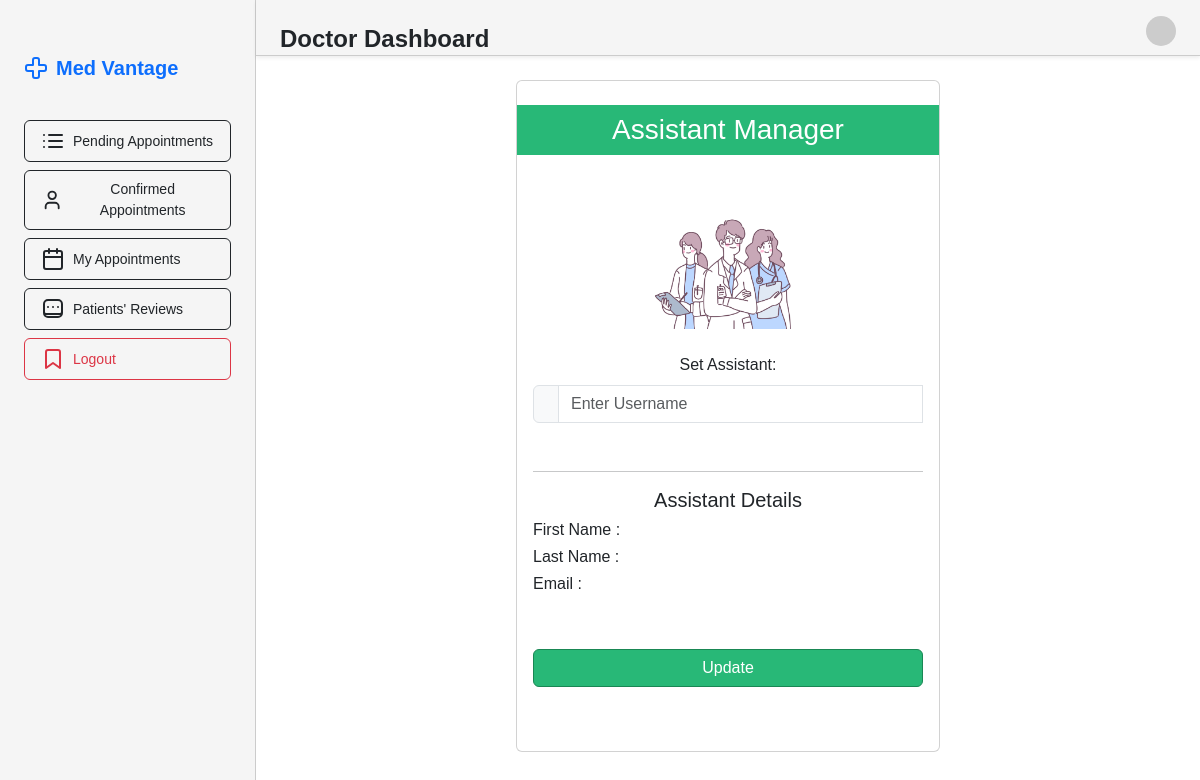
Before: /dashboard-doctor/assistant_manager (signed in) with the older database file.
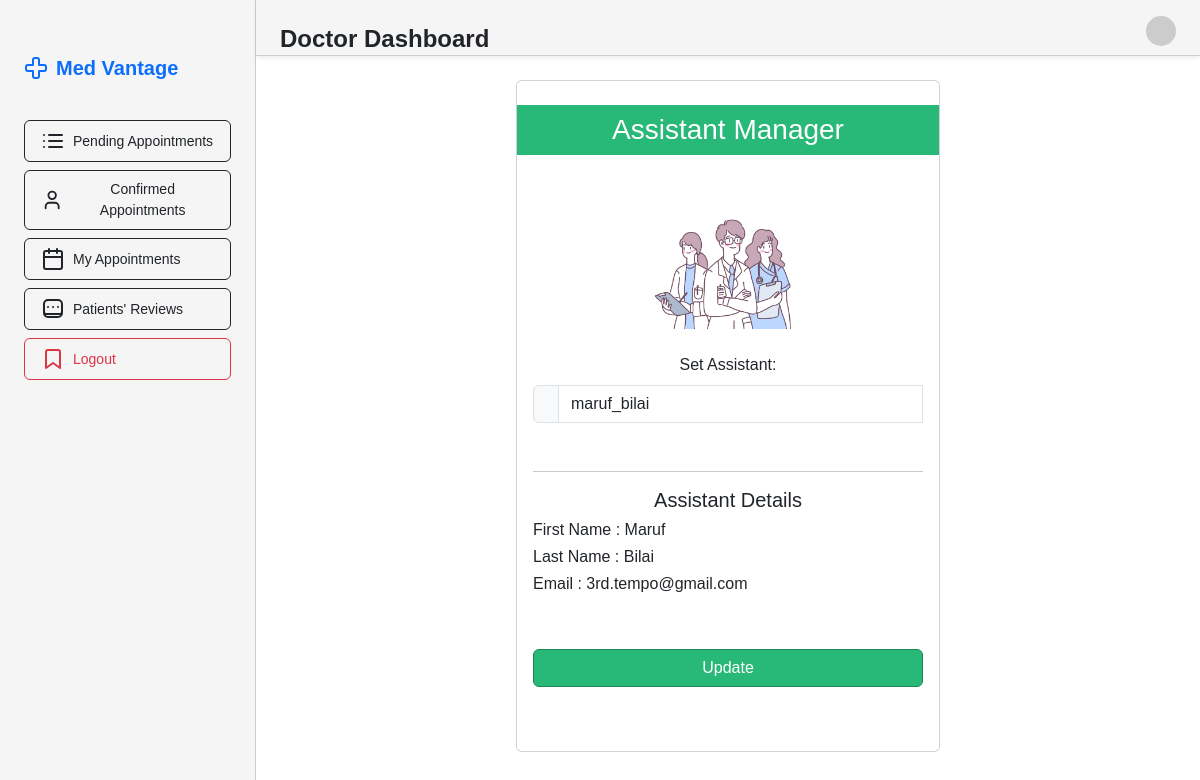
After: the same page with the newer database file.
### core/models.py (models this page shows, shortened)
class Doctor(models.Model):
    user = models.ForeignKey(User,on_delete=models.CASCADE)
    designation = models.CharField(max_length=200)
    status = models.BooleanField(default=True)
    fee = models.IntegerField(default=1000)
    assistant = models.ForeignKey(User,on_delete=models.CASCADE, related_name='doctor_assistant', null=True, blank=True)

### core/views.py (the view, shortened to what this page needs)
# urls.py: path('dashboard-doctor/assistant_manager',views.assistant_manager,name="assistant_manager"),
@login_required
@doctor_required
def assistant_manager(request):
    usernames = User.objects.values_list('username', flat=True)
    doctor_obj = Doctor.objects.get(user=request.user.id)
    context = {
        "usernames" : usernames,
        "doc" : doctor_obj
    }
    return render(request, 'assistant_manager.html', context)

### core/templates/assistant_manager.html (shortened to what this page needs)
{% extends "base_doc.html" %}
{% block content %}
{% load static %}
<div class="container">
    <div class="row justify-content-center">
        <div class="col-lg-6">
            <div class="card" style="height: 100%; width: 100%;">
                <div class="card-header1 pt-4 text-white text-center">
                    <h3 class="p-2" style="background-color: #28b877;">Assistant Manager</h3>
                </div>
                <div class="card-body text-center">
                    <img src="{% static 'images/assistant.png' %}" width="150px" alt="Profile Photo" class="profile-photo mb-4">
                    <form id="profileForm" method="POST" >
                        <div class="mb-3">
                            <label for="assistant" class="form-label">Set Assistant:</label>
                            <div class="input-group">
                                <span class="input-group-text">
                                </span>
                                <input type="text" value="{{ doc.assistant.username }}" class="form-control" id="assistant" name="assistant" placeholder="Enter Username" list="usernames_list">
                            </div>
                        </div>
                        <hr class="mt-5">
                        <h5 class="mt-2">Assistant Details</h5>
                        <h6 class="text-start">First Name : {{doc.assistant.first_name}}</h6>
                        <h6 class="text-start">Last Name : {{doc.assistant.last_name}}</h6>
                        <h6 class="text-start">Email : {{doc.assistant.email}}</h6>
                        <button type="submit" class="btn btn-success w-100 my-5" style="background-color: #28b877;">Update</button>
                    </form>
                </div>
            </div>
        </div>
    </div>
</div>
</body>
</html>
{% endblock content %}

Changed rows visible on the page:
now on this page (row edited): Doctor: assistant "maruf_bilai", assistant.first_name "Maruf", assistant.last_name "Bilai", assistant.email "3rd.tempo@gmail.com"
